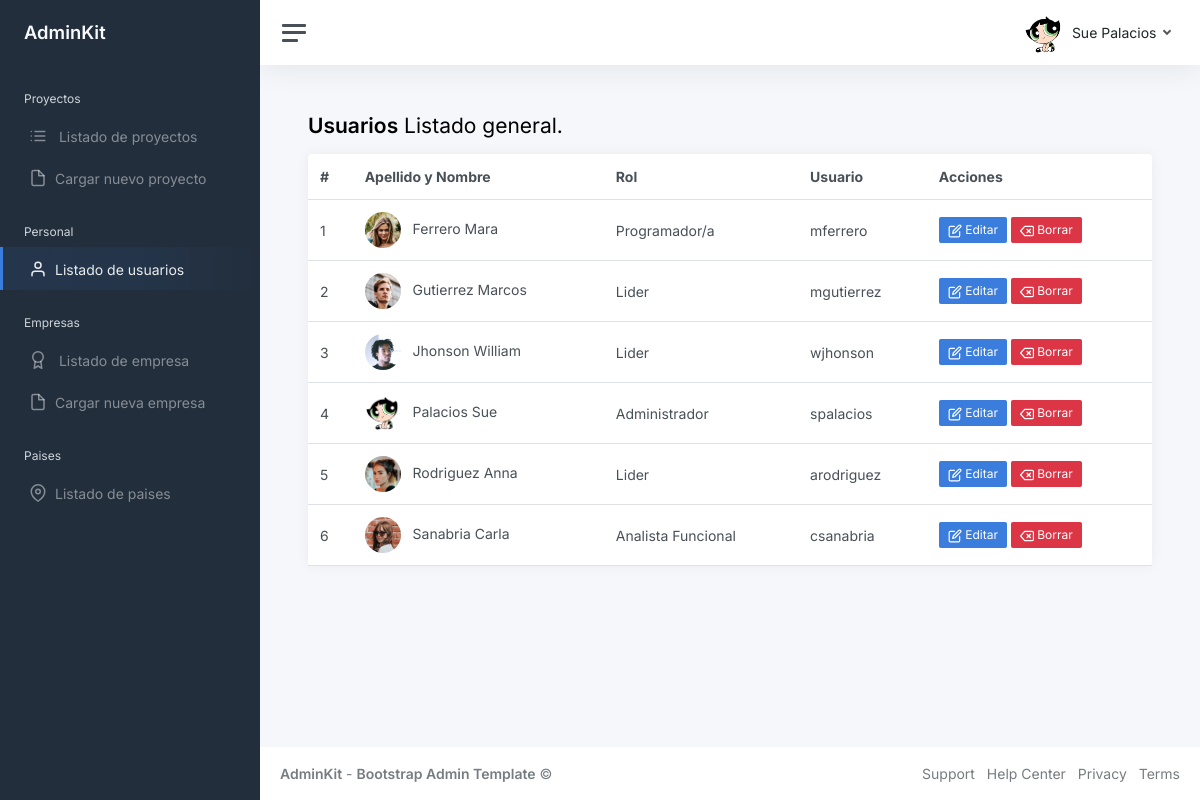
The app's page /listado_usuarios.php (signed in) with its own data.
### tables this page shows
CREATE TABLE IF NOT EXISTS `usuarios` (
  `IdUsuario` int(11) NOT NULL AUTO_INCREMENT,
  `Usuario` varchar(50) NOT NULL,
  `Clave` varchar(255) NOT NULL,
  `Nombre` varchar(50) NOT NULL,
  `Apellido` varchar(50) NOT NULL,
  `IdRol` int(11) NOT NULL,
  `Imagen` varchar(100) NOT NULL,
  `Activo` tinyint(4) NOT NULL DEFAULT 1,
  `Eliminado` tinyint(4) NOT NULL DEFAULT 0,
  PRIMARY KEY (`IdUsuario`),
  UNIQUE KEY `idx_usuario` (`Usuario`),
  FOREIGN KEY (`IdRol`) REFERENCES `roles` (`Id`)
);

CREATE TABLE `roles` (
  `Id` int(11) NOT NULL,
  `Denominacion` varchar(50) NOT NULL
);

### funciones/library.php (called while the page is built, shortened)
<?php
function Listar_Usuarios($vConexion)
{
    $Listado = array();
    $SQL = "SELECT U.IdUsuario, U.Nombre, U.Apellido, U.Usuario, U.Imagen, R.Denominacion as Rol
            FROM usuarios U
            JOIN roles R ON U.IdRol = R.Id
            WHERE U.Eliminado = 0
            ORDER BY U.Apellido, U.Nombre";
    $Resultado = mysqli_query($vConexion, $SQL);
    $i = 0;
    while ($data = mysqli_fetch_array($Resultado)) {
        $Listado[$i]['ID'] = $data['IdUsuario'];
        $Listado[$i]['NOMBRE'] = $data['Nombre'];
        $Listado[$i]['APELLIDO'] = $data['Apellido'];
        $Listado[$i]['USUARIO'] = $data['Usuario'];
        $Listado[$i]['ROL'] = $data['Rol'];
        $Listado[$i]['IMG'] = empty($data['Imagen']) ? 'login.png' : $data['Imagen'];
        $i++;
    }
    return $Listado;
}
?>

### listado_usuarios.php (the view, shortened to what this page needs)
<?php
require_once 'inc/header.inc.php';
$usuarios_lista = Listar_Usuarios($vConexion);
?>
<h1 class="h3 mb-3"><strong>Usuarios</strong> Listado general.</h1>
<div class="row">
    <div class="col-12 col-lg-12 col-xxl-12 d-flex">
        <div class="card flex-fill">
            <table class="table table-hover my-0">
                <thead>
                    <tr>
                        <th>#</th>
                        <th>Apellido y Nombre</th>
                        <th>Rol</th>
                        <th>Usuario</th>
                        <th>Acciones</th>
                    </tr>
                </thead>
                <tbody>
                    <?php
                    $cnt = 1;
                    foreach ($usuarios_lista as $usuario) {
                    ?>
                    <tr>
                        <td><?php echo $cnt++; ?></td>
                        <td>
                            <img src="img/avatars/<?php echo $usuario['IMG']; ?>" width="36" height="36" class="rounded-circle me-2" alt="<?php echo $usuario['USUARIO']; ?>">
                            <?php echo $usuario['APELLIDO'] . ' ' . $usuario['NOMBRE']; ?>
                        </td>
                        <td>
                            <?php echo $usuario['ROL']; ?>
                        </td>
                        <td>
                            <?php echo $usuario['USUARIO']; ?>
                        </td>
                        <td>
                            <a class="btn btn-primary btn-sm success" href="editar_usuario.php?id=<?php echo $usuario['ID']; ?>"><span data-feather="edit"></span> Editar</a>
                            <a class="btn btn-danger btn-sm" href="borrar_usuario.php?id=<?php echo $usuario['ID']; ?>" onclick="return confirm('¿Estás seguro de que deseas eliminar este usuario?');"><span data-feather="delete"></span> Borrar</a>
                        </td>
                    </tr>
                    <?php } ?>
                </tbody>
            </table>
        </div>
    </div>
</div>
<?php
require_once 'inc/footer.inc.php';
?>

### records on screen
usuarios: Imagen+Usuario (picture), Apellido "Ferrero", Nombre "Mara", IdRol.Denominacion "Programador/a", Usuario "mferrero"
usuarios: Imagen+Usuario (picture), Apellido "Gutierrez", Nombre "Marcos", IdRol.Denominacion "Lider", Usuario "mgutierrez"
usuarios: Imagen+Usuario (picture), Apellido "Jhonson", Nombre "William", IdRol.Denominacion "Lider", Usuario "wjhonson"
usuarios: Imagen+Usuario (picture), Apellido "Palacios", Nombre "Sue", IdRol.Denominacion "Administrador", Usuario "spalacios"
usuarios: Imagen+Usuario (picture), Apellido "Rodriguez", Nombre "Anna", IdRol.Denominacion "Lider", Usuario "arodriguez"
usuarios: Imagen+Usuario (picture), Apellido "Sanabria", Nombre "Carla", IdRol.Denominacion "Analista Funcional", Usuario "csanabria"

### other values on screen
$_SESSION['Usuario_Nombre'] "Sue"
$_SESSION['Usuario_Apellido'] "Palacios"
